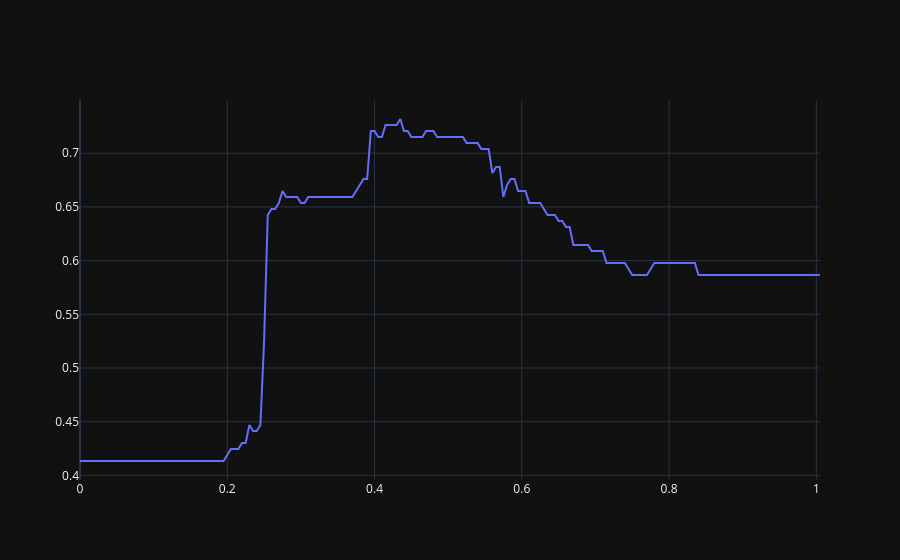

Notebook source saved alongside this figure:
### Code cell
import plotly.graph_objects as go

thresholds = np.arange(0, 1.01, 0.005)
accuracies = [np.mean((p >= t) == y_test) for t in thresholds]

fig = go.Figure(data=go.Scatter(x=thresholds, y=accuracies))
fig.show()

### Figure 1 — Plotly figure (JSON) as saved in the notebook; plotly's stock layout.template omitted (floating-point values rounded to 4 significant figures; data arrays with more than 128 entries replaced by an {"elided": "..."} marker saying what was removed)
{"data": [{"x": {"elided": "202 float values"}, "y": {"elided": "202 float values"}, "type": "scatter"}], "layout": {}}
